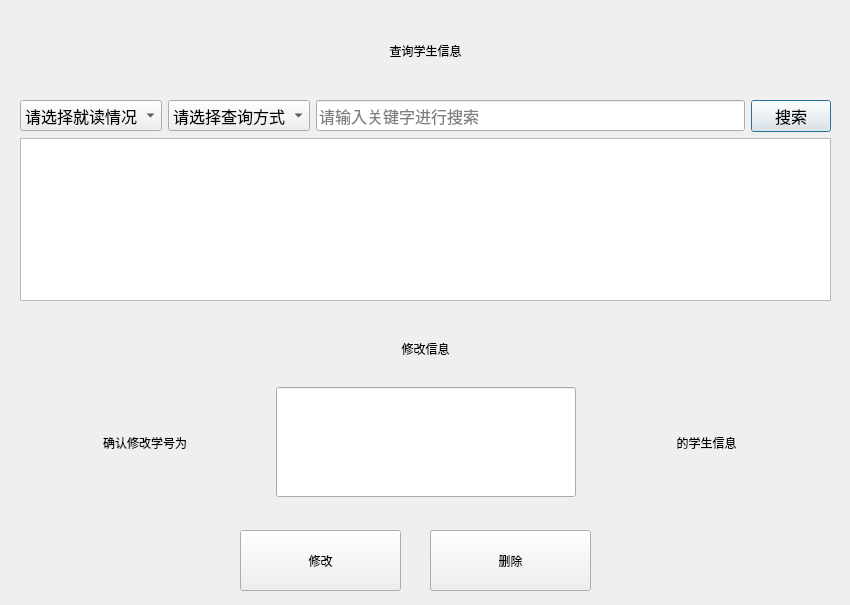
<?xml version="1.0" encoding="UTF-8"?>
<ui version="4.0">
 <class>querystu</class>
 <widget class="QDialog" name="querystu">
  <property name="geometry">
   <rect>
    <x>0</x>
    <y>0</y>
    <width>850</width>
    <height>605</height>
   </rect>
  </property>
  <property name="sizePolicy">
   <sizepolicy hsizetype="Fixed" vsizetype="Fixed">
    <horstretch>0</horstretch>
    <verstretch>0</verstretch>
   </sizepolicy>
  </property>
  <property name="minimumSize">
   <size>
    <width>850</width>
    <height>605</height>
   </size>
  </property>
  <property name="maximumSize">
   <size>
    <width>850</width>
    <height>605</height>
   </size>
  </property>
  <property name="windowTitle">
   <string>Dialog</string>
  </property>
  <property name="styleSheet">
   <string notr="true">background-image: url(:/images/纯色.gif);</string>
  </property>
  <widget class="QLabel" name="label">
   <property name="geometry">
    <rect>
     <x>230</x>
     <y>30</y>
     <width>391</width>
     <height>41</height>
    </rect>
   </property>
   <property name="styleSheet">
    <string notr="true">font: 24pt &quot;黑体&quot;;</string>
   </property>
   <property name="text">
    <string>查询学生信息</string>
   </property>
   <property name="alignment">
    <set>Qt::AlignCenter</set>
   </property>
  </widget>
  <widget class="QWidget" name="layoutWidget">
   <property name="geometry">
    <rect>
     <x>20</x>
     <y>100</y>
     <width>811</width>
     <height>201</height>
    </rect>
   </property>
   <layout class="QVBoxLayout" name="verticalLayout_2" stretch="1,6">
    <item>
     <layout class="QVBoxLayout" name="verticalLayout" stretch="0">
      <item>
       <layout class="QHBoxLayout" name="horizontalLayout" stretch="0,3,11,2">
        <item>
         <widget class="QComboBox" name="findwhat">
          <property name="font">
           <font>
            <family>Adobe 黑体 Std R</family>
            <pointsize>12</pointsize>
           </font>
          </property>
          <item>
           <property name="text">
            <string>请选择就读情况</string>
           </property>
          </item>
          <item>
           <property name="text">
            <string>小学生</string>
           </property>
          </item>
          <item>
           <property name="text">
            <string>中学生</string>
           </property>
          </item>
          <item>
           <property name="text">
            <string>大学生</string>
           </property>
          </item>
         </widget>
        </item>
        <item>
         <widget class="QComboBox" name="findway">
          <property name="font">
           <font>
            <family>Adobe 黑体 Std R</family>
            <pointsize>12</pointsize>
           </font>
          </property>
          <property name="editable">
           <bool>false</bool>
          </property>
          <property name="duplicatesEnabled">
           <bool>false</bool>
          </property>
          <property name="frame">
           <bool>true</bool>
          </property>
          <item>
           <property name="text">
            <string>请选择查询方式</string>
           </property>
          </item>
          <item>
           <property name="text">
            <string>按学号查询</string>
           </property>
          </item>
          <item>
           <property name="text">
            <string>按姓名查询</string>
           </property>
          </item>
          <item>
           <property name="text">
            <string>按专业查询</string>
           </property>
          </item>
         </widget>
        </item>
        <item>
         <widget class="QLineEdit" name="findkey">
          <property name="font">
           <font>
            <family>Adobe 黑体 Std R</family>
            <pointsize>12</pointsize>
           </font>
          </property>
          <property name="placeholderText">
           <string>请输入关键字进行搜索</string>
          </property>
         </widget>
        </item>
        <item>
         <widget class="QPushButton" name="findbtn">
          <property name="font">
           <font>
            <family>Adobe 黑体 Std R</family>
            <pointsize>12</pointsize>
           </font>
          </property>
          <property name="text">
           <string>搜索</string>
          </property>
         </widget>
        </item>
       </layout>
      </item>
     </layout>
    </item>
    <item>
     <widget class="QTableView" name="tableView"/>
    </item>
   </layout>
  </widget>
  <widget class="QPushButton" name="btnChange">
   <property name="geometry">
    <rect>
     <x>240</x>
     <y>530</y>
     <width>161</width>
     <height>61</height>
    </rect>
   </property>
   <property name="styleSheet">
    <string notr="true">font: 22pt &quot;黑体&quot;;</string>
   </property>
   <property name="text">
    <string>修改</string>
   </property>
  </widget>
  <widget class="QWidget" name="layoutWidget">
   <property name="geometry">
    <rect>
     <x>20</x>
     <y>320</y>
     <width>811</width>
     <height>181</height>
    </rect>
   </property>
   <layout class="QVBoxLayout" name="verticalLayout_3" stretch="1,2">
    <item>
     <layout class="QHBoxLayout" name="horizontalLayout_3" stretch="1,2,1">
      <item>
       <spacer name="horizontalSpacer">
        <property name="orientation">
         <enum>Qt::Horizontal</enum>
        </property>
        <property name="sizeHint" stdset="0">
         <size>
          <width>40</width>
          <height>20</height>
         </size>
        </property>
       </spacer>
      </item>
      <item>
       <widget class="QLabel" name="label_2">
        <property name="styleSheet">
         <string notr="true">font: 75 22pt &quot;阿里巴巴普惠体 B&quot;;</string>
        </property>
        <property name="text">
         <string>修改信息</string>
        </property>
        <property name="alignment">
         <set>Qt::AlignCenter</set>
        </property>
       </widget>
      </item>
      <item>
       <spacer name="horizontalSpacer_2">
        <property name="orientation">
         <enum>Qt::Horizontal</enum>
        </property>
        <property name="sizeHint" stdset="0">
         <size>
          <width>40</width>
          <height>20</height>
         </size>
        </property>
       </spacer>
      </item>
     </layout>
    </item>
    <item>
     <layout class="QHBoxLayout" name="horizontalLayout_2" stretch="1,1,1">
      <item>
       <widget class="QLabel" name="label_3">
        <property name="styleSheet">
         <string notr="true">font: 20pt &quot;黑体&quot;;</string>
        </property>
        <property name="text">
         <string>确认修改学号为</string>
        </property>
        <property name="alignment">
         <set>Qt::AlignCenter</set>
        </property>
       </widget>
      </item>
      <item>
       <widget class="QLineEdit" name="idChange">
        <property name="sizePolicy">
         <sizepolicy hsizetype="Preferred" vsizetype="Preferred">
          <horstretch>0</horstretch>
          <verstretch>0</verstretch>
         </sizepolicy>
        </property>
        <property name="minimumSize">
         <size>
          <width>300</width>
          <height>110</height>
         </size>
        </property>
        <property name="maximumSize">
         <size>
          <width>300</width>
          <height>110</height>
         </size>
        </property>
        <property name="styleSheet">
         <string notr="true">font: 26pt &quot;黑体&quot;;
color: rgb(85, 170, 255);</string>
        </property>
        <property name="maxLength">
         <number>11</number>
        </property>
        <property name="alignment">
         <set>Qt::AlignCenter</set>
        </property>
       </widget>
      </item>
      <item>
       <widget class="QLabel" name="label_5">
        <property name="styleSheet">
         <string notr="true">font: 20pt &quot;黑体&quot;;</string>
        </property>
        <property name="text">
         <string>的学生信息</string>
        </property>
        <property name="alignment">
         <set>Qt::AlignCenter</set>
        </property>
       </widget>
      </item>
     </layout>
    </item>
   </layout>
  </widget>
  <widget class="QPushButton" name="btnDelete">
   <property name="geometry">
    <rect>
     <x>430</x>
     <y>530</y>
     <width>161</width>
     <height>61</height>
    </rect>
   </property>
   <property name="styleSheet">
    <string notr="true">font: 22pt &quot;黑体&quot;;</string>
   </property>
   <property name="text">
    <string>删除</string>
   </property>
  </widget>
 </widget>
 <tabstops>
  <tabstop>findkey</tabstop>
  <tabstop>findwhat</tabstop>
  <tabstop>findway</tabstop>
  <tabstop>findbtn</tabstop>
  <tabstop>tableView</tabstop>
  <tabstop>btnChange</tabstop>
 </tabstops>
 <resources/>
 <connections/>
</ui>
